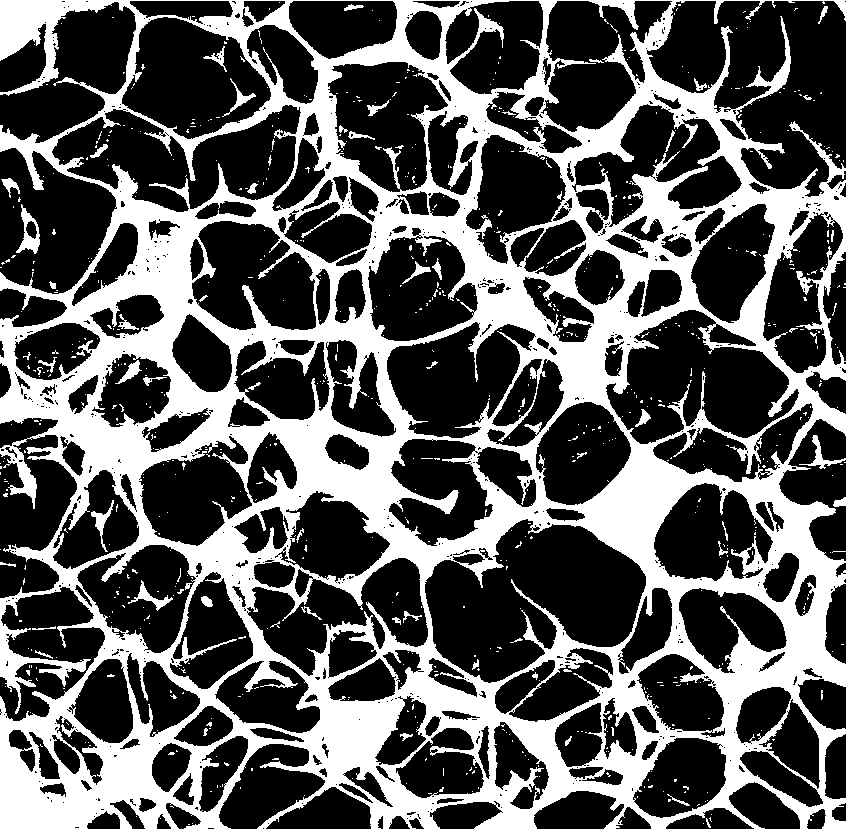
#> input picture Examples/nano_foam.tif, 846 x 831 px, given in place of nano_foam.jpg, which was not available
$ python slice_images.py
#> lines starting #> are read from the running program, lines starting #| are printed output that depends on the picture; after the words box and inside, x2 and y2 are one past the last pixel; in counts of white or black regions, pixels touching at a corner belong together; pictures that were not available may be replaced by others from this repository, and a replacement may not be noted
import cv2
import os
import numpy as np

def crop_image_to_tiles(input_path, output_dir, tile_width, tile_height, overlap=0):
    """
    将单张图像裁剪为多个指定大小的小图

    参数:
        input_path: 输入图像路径
        output_dir: 输出目录
        tile_width: 小图宽度
        tile_height: 小图高度
        overlap: 小图之间的重叠像素(默认为0)
    """
#> called with input_path = 'Examples/nano_foam.jpg', output_dir = 'Examples/nano_foam', tile_width = 256, tile_height = 256, overlap = 0
    # 创建输出目录
    os.makedirs(output_dir, exist_ok=True)

    # 读取图像(保持uint8格式)
    img = cv2.imread(input_path)
#> img is the input picture: shape (831, 846, 3); 35% white; 770 white regions (709 under 20 px), largest, box (x1, y1, x2, y2) and area: (0, 0, 846, 831) 238758, (16, 204, 40, 254) 472, (799, 435, 846, 469) 315
    if img is None:
        raise ValueError(f"无法读取图像: {input_path}")

    # 获取图像尺寸
    img_height, img_width = img.shape[:2]
#> img_height = 831; img_width = 846

    # 计算裁剪的行列数
    x_steps = (img_width - overlap) // (tile_width - overlap)
#> x_steps = 3
    y_steps = (img_height - overlap) // (tile_height - overlap)
#> y_steps = 3

    # 确保不会超出图像边界
    x_steps = max(1, x_steps)
    y_steps = max(1, y_steps)

    tile_count = 0

    for y in range(y_steps):
        for x in range(x_steps):
            # 计算裁剪区域坐标
            x_start = x * (tile_width - overlap)
            y_start = y * (tile_height - overlap)

            # 确保不超出图像边界
            x_end = min(x_start + tile_width, img_width)
            y_end = min(y_start + tile_height, img_height)

            # 实际裁剪尺寸(可能边缘部分小于指定尺寸)
            actual_width = x_end - x_start
            actual_height = y_end - y_start

            # 裁剪图像
            tile = img[y_start:y_end, x_start:x_end]

            # 保存小图
            output_path = os.path.join(output_dir, f"tile_{tile_count}_x{x}_y{y}_{actual_width}x{actual_height}.jpg")
            cv2.imwrite(output_path, tile)

            tile_count += 1
#> this loop made 3 passes
#> pass 1, in crop_image_to_tiles, `cv2.imwrite(output_path, tile)`:
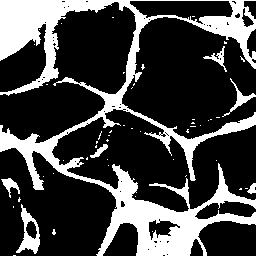
#> saved as tile_0_x0_y0_256x256.jpg: shape (256, 256, 3); 25.9% white; 53 white regions (46 under 20 px), largest, box (x1, y1, x2, y2) and area: (0, 0, 256, 256) 15633, (16, 204, 40, 254) 472, (222, 78, 256, 117) 214
#> pass 1, in crop_image_to_tiles, `cv2.imwrite(output_path, tile)`:
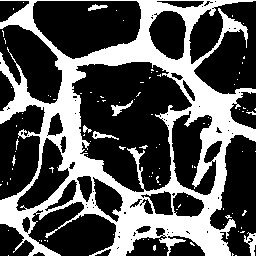
#> saved as tile_1_x1_y0_256x256.jpg: shape (256, 256, 3); 33.1% white; 103 white regions (96 under 20 px), largest, box (x1, y1, x2, y2) and area: (0, 0, 256, 256) 20865, (244, 232, 256, 256) 147, (111, 100, 133, 116) 114
#> pass 1, in crop_image_to_tiles, `cv2.imwrite(output_path, tile)`:
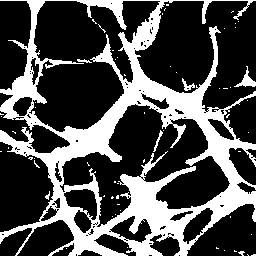
#> saved as tile_2_x2_y0_256x256.jpg: shape (256, 256, 3); 30% white; 62 white regions (56 under 20 px), largest, box (x1, y1, x2, y2) and area: (0, 0, 256, 256) 19111, (234, 66, 256, 87) 153, (182, 78, 195, 91) 64, (153, 130, 163, 152) 52, (77, 59, 92, 63) 32, (45, 191, 50, 200) 21
#> pass 2, in crop_image_to_tiles, `cv2.imwrite(output_path, tile)`:
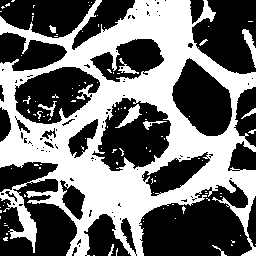
#> saved as tile_3_x0_y1_256x256.jpg: shape (256, 256, 3); 43.7% white; 106 white regions (92 under 20 px), largest, box (x1, y1, x2, y2) and area: (0, 0, 256, 256) 27418, (115, 104, 142, 128) 211, (242, 29, 256, 68) 202
#> after the loop, tile_count = 9

    print(f"成功裁剪为 {tile_count} 张小图，保存在: {output_dir}")
#| 成功裁剪为 9 张小图，保存在: Examples/nano_foam

if __name__ == "__main__":
    # 使用示例
    input_image = "Examples/nano_foam.jpg"  # 替换为你的输入图像路径
    output_directory = "Examples/nano_foam"  # 输出目录
    tile_w = 256  # 小图宽度
    tile_h = 256  # 小图高度
    overlap_pixels = 0  # 重叠像素数

    crop_image_to_tiles(input_image, output_directory, tile_w, tile_h, overlap_pixels)

$ run again, with Examples/1_17_crop_seg.jpg saved as Examples/nano_foam.tif
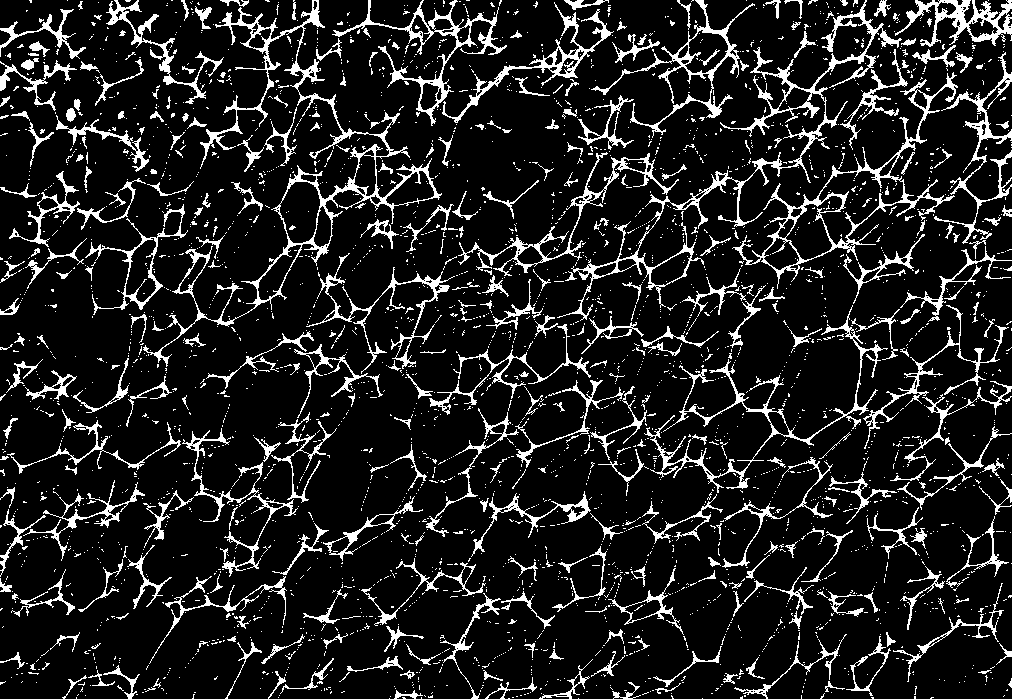
#> input picture Examples/1_17_crop_seg.jpg, 1012 x 699 px, given in place of nano_foam.jpg, which was not available
#> in crop_image_to_tiles, img is the input picture: shape (699, 1012, 3); 12.6% white in thin lines or dots
#> the loop in crop_image_to_tiles, `for y in range(y_steps):` made 2 passes
#> pass 1, in crop_image_to_tiles, `cv2.imwrite(output_path, tile)`:
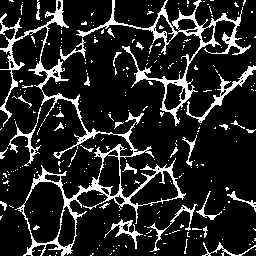
#> saved as tile_1_x1_y0_256x256.jpg: shape (256, 256, 3); 14.8% white; 276 white regions (244 under 20 px), largest, box (x1, y1, x2, y2) and area: (0, 0, 186, 256) 4119, (76, 0, 251, 126) 2284, (186, 65, 256, 123) 487
#> pass 2, in crop_image_to_tiles, `cv2.imwrite(output_path, tile)`:
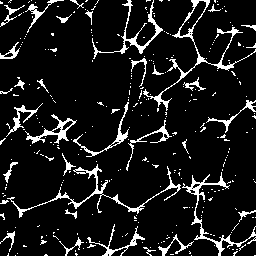
#> saved as tile_3_x0_y1_256x256.jpg: shape (256, 256, 3); 10% white in thin lines or dots
#> after the loop in crop_image_to_tiles, `for y in range(y_steps):`: tile_count = 6
#| 成功裁剪为 6 张小图，保存在: Examples/nano_foam
